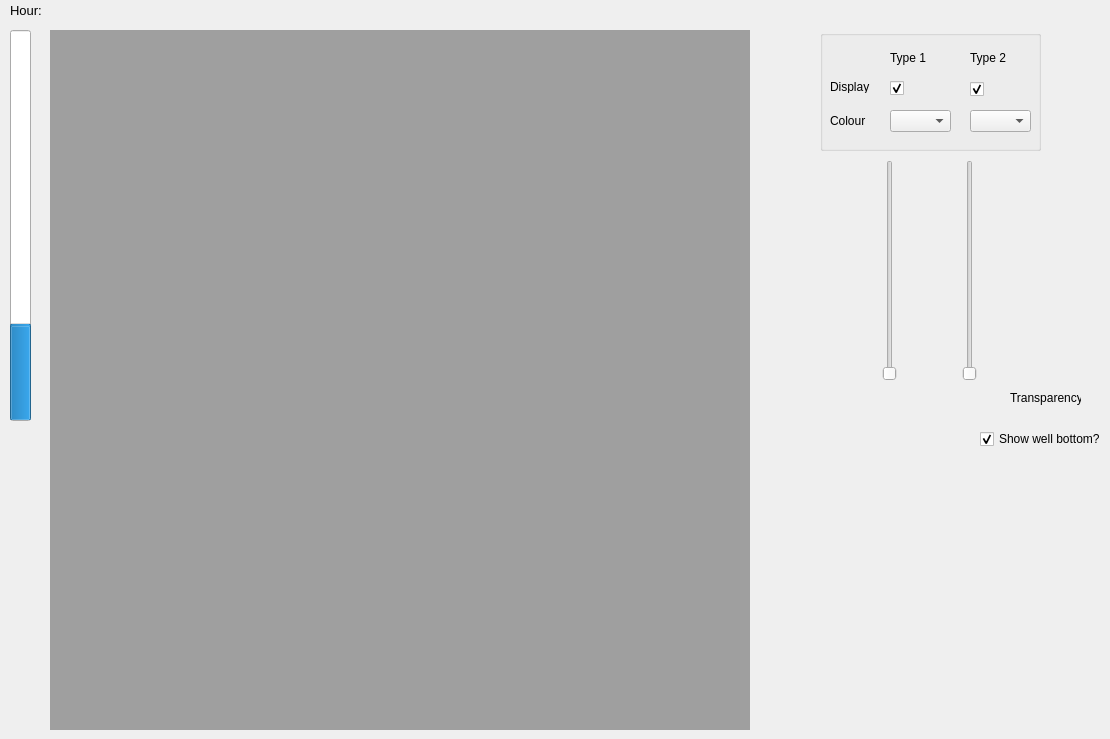
      <widget class="QWidget" name="page_3D">
       <widget class="QMdiArea" name="mdiArea_VTK">
        <property name="geometry">
         <rect>
          <x>50</x>
          <y>30</y>
          <width>700</width>
          <height>700</height>
         </rect>
        </property>
       </widget>
       <widget class="QProgressBar" name="progressBar">
        <property name="geometry">
         <rect>
          <x>10</x>
          <y>30</y>
          <width>21</width>
          <height>391</height>
         </rect>
        </property>
        <property name="value">
         <number>24</number>
        </property>
        <property name="orientation">
         <enum>Qt::Vertical</enum>
        </property>
       </widget>
       <widget class="QLabel" name="alabel_hour">
        <property name="geometry">
         <rect>
          <x>10</x>
          <y>0</y>
          <width>46</width>
          <height>20</height>
         </rect>
        </property>
        <property name="font">
         <font>
          <pointsize>10</pointsize>
         </font>
        </property>
        <property name="text">
         <string>Hour:</string>
        </property>
       </widget>
       <widget class="QLabel" name="hour_display">
        <property name="geometry">
         <rect>
          <x>50</x>
          <y>0</y>
          <width>46</width>
          <height>20</height>
         </rect>
        </property>
        <property name="font">
         <font>
          <pointsize>10</pointsize>
         </font>
        </property>
        <property name="text">
         <string/>
        </property>
       </widget>
       <widget class="QGroupBox" name="groupBox_display">
        <property name="geometry">
         <rect>
          <x>820</x>
          <y>30</y>
          <width>221</width>
          <height>121</height>
         </rect>
        </property>
        <property name="title">
         <string/>
        </property>
        <widget class="QComboBox" name="comboBox_CELLCOLOUR_2">
         <property name="geometry">
          <rect>
           <x>150</x>
           <y>80</y>
           <width>61</width>
           <height>22</height>
          </rect>
         </property>
         <property name="currentIndex">
          <number>-1</number>
         </property>
        </widget>
        <widget class="QCheckBox" name="checkBox_CELLDISPLAY_2">
         <property name="geometry">
          <rect>
           <x>150</x>
           <y>50</y>
           <width>16</width>
           <height>18</height>
          </rect>
         </property>
         <property name="text">
          <string/>
         </property>
         <property name="checked">
          <bool>true</bool>
         </property>
        </widget>
        <widget class="QLabel" name="alabel_display">
         <property name="geometry">
          <rect>
           <x>10</x>
           <y>50</y>
           <width>46</width>
           <height>13</height>
          </rect>
         </property>
         <property name="text">
          <string>Display</string>
         </property>
        </widget>
        <widget class="QCheckBox" name="checkBox_CELLDISPLAY_1">
         <property name="geometry">
          <rect>
           <x>70</x>
           <y>50</y>
           <width>16</width>
           <height>16</height>
          </rect>
         </property>
         <property name="text">
          <string/>
         </property>
         <property name="checked">
          <bool>true</bool>
         </property>
        </widget>
        <widget class="QLabel" name="alabel_display_1">
         <property name="geometry">
          <rect>
           <x>70</x>
           <y>20</y>
           <width>41</width>
           <height>16</height>
          </rect>
         </property>
         <property name="text">
          <string>Type 1</string>
         </property>
        </widget>
        <widget class="QLabel" name="alabel_display_2">
         <property name="geometry">
          <rect>
           <x>150</x>
           <y>20</y>
           <width>41</width>
           <height>16</height>
          </rect>
         </property>
         <property name="text">
          <string>Type 2</string>
         </property>
        </widget>
        <widget class="QComboBox" name="comboBox_CELLCOLOUR_1">
         <property name="geometry">
          <rect>
           <x>70</x>
           <y>80</y>
           <width>61</width>
           <height>22</height>
          </rect>
         </property>
         <property name="currentIndex">
          <number>-1</number>
         </property>
        </widget>
        <widget class="QLabel" name="alabel_cellcolour">
         <property name="geometry">
          <rect>
           <x>10</x>
           <y>80</y>
           <width>51</width>
           <height>21</height>
          </rect>
         </property>
         <property name="text">
          <string>Colour</string>
         </property>
        </widget>
       </widget>
       <widget class="QSlider" name="verticalSliderTransparency1">
        <property name="enabled">
         <bool>true</bool>
        </property>
        <property name="geometry">
         <rect>
          <x>880</x>
          <y>160</y>
          <width>19</width>
          <height>221</height>
         </rect>
        </property>
        <property name="maximum">
         <number>100</number>
        </property>
        <property name="sliderPosition">
         <number>0</number>
        </property>
        <property name="orientation">
         <enum>Qt::Vertical</enum>
        </property>
       </widget>
       <widget class="QSlider" name="verticalSliderTransparency2">
        <property name="enabled">
         <bool>true</bool>
        </property>
        <property name="geometry">
         <rect>
          <x>960</x>
          <y>160</y>
          <width>19</width>
          <height>221</height>
         </rect>
        </property>
        <property name="maximum">
         <number>100</number>
        </property>
        <property name="sliderPosition">
         <number>0</number>
        </property>
        <property name="orientation">
         <enum>Qt::Vertical</enum>
        </property>
       </widget>
       <widget class="QLabel" name="alabel_Transparency">
        <property name="geometry">
         <rect>
          <x>1010</x>
          <y>390</y>
          <width>71</width>
          <height>16</height>
         </rect>
        </property>
        <property name="text">
         <string>Transparency</string>
        </property>
       </widget>
       <widget class="QCheckBox" name="checkBox_show_bottom">
        <property name="geometry">
         <rect>
          <x>980</x>
          <y>430</y>
          <width>121</width>
          <height>18</height>
         </rect>
        </property>
        <property name="text">
         <string>Show well bottom?</string>
        </property>
        <property name="checked">
         <bool>true</bool>
        </property>
       </widget>
      </widget>
